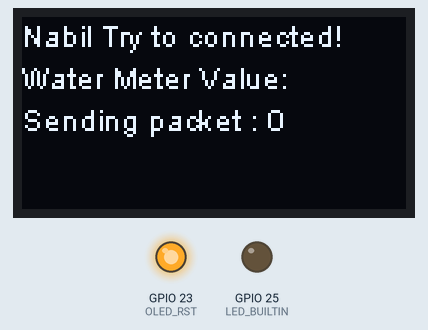
Recording of a sketch running on a simulated ESP32. On the bench: 128×64 one-colour display, output pins drawn as LEDs (lit = HIGH). No radio packets arrive unless stated; what the sketch prints to the serial monitor is not drawn.

Above: at 0.2 s.
At 7.1 s:
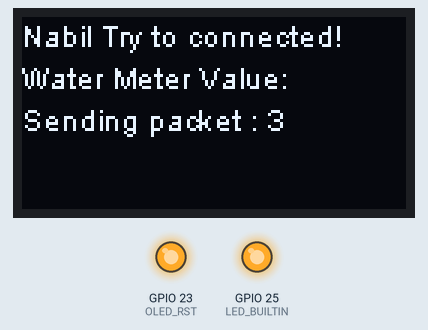
At 16.3 s:
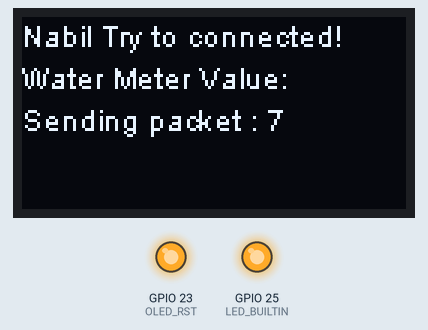
At 34.7 s:
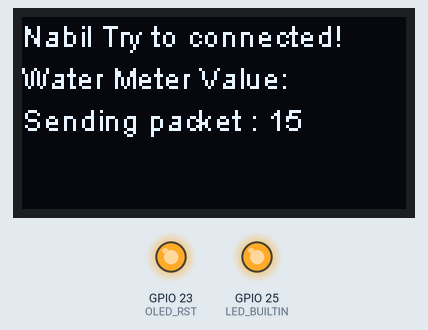
Timing chart, 0 to 40.0 s (numbered marks = the images above):
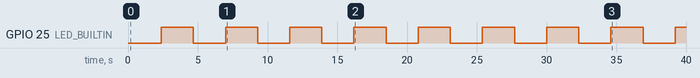

Measured:
- by itself, GPIO 25 (LED_BUILTIN): alternates HIGH for 2.3 s and LOW for 2.3 s
- what the display in image 0 shows lasts 2.3 s, from 0.1 s to 2.4 s

The sketch:

Node_WM.ino
```cpp
//modified lora library by Sandeep Mistry for TTGO ESP32 Lora
// lora Sender 915MHz V2.1-1.6
// Modified by HwThinker
#include <SPI.h>
#include <LoRa.h>
#include <Wire.h>  // Only needed for Arduino 1.6.5 and earlier
#include "SSD1306Wire.h" // legacy include: `#include "SSD1306.h"`

#define SCK     5    // GPIO5  -- lora SCK
#define MISO    19   // GPIO19 -- lora MISO
#define MOSI    27   // GPIO27 -- lora MOSI
#define SS      18   // GPIO18 -- lora CS
#define RST     12   // GPIO14 -- RESET (If Lora does not work, replace it with GPIO14)
#define DI0     26   // GPIO26 -- IRQ(Interrupt Request)
#define BAND    915E6

//replace default pin  OLED_SDA=4, OLED_SCL=15 with  OLED_SDA=21, OLED_SCL=22
#define OLED_SDA 21
#define OLED_SCL 22
#define OLED_RST 23   //try this, if problem change to 14 or 16

#define LED_BUILTIN 25

int counter = 0;
int state = 0;

// Initialize the OLED display using Wire library
SSD1306Wire  display(0x3c, OLED_SDA, OLED_SCL); // OLED_SDA=4, OLED_SCL=15

void setup() {
  // START  Oled ********
  pinMode(LED_BUILTIN, OUTPUT);
  pinMode(OLED_RST, OUTPUT);
  digitalWrite(OLED_RST, LOW);    // set GPIO16 low to reset OLED
  delay(50);
  digitalWrite(OLED_RST, HIGH); // while OLED is running, must set GPIO16 in high、

  // Initialising the UI will init the display too.
  display.init();
  display.flipScreenVertically();
  display.setFont(ArialMT_Plain_10);
  // clear the display
  display.clear();
  //  END Oled ********

  Serial.begin(115200);
  while (!Serial); //If just the the basic function, must connect to a computer

  SPI.begin(SCK, MISO, MOSI, SS);
  LoRa.setPins(SS, RST, DI0);
  Serial.println("LoRa Sender");

  if (!LoRa.begin(BAND)) {
    Serial.println("Starting LoRa failed!");
    while (1);
  }
  Serial.println("LoRa Initial OK!");
}

void loop() {

  //ukuran Form
  display.setFont(ArialMT_Plain_10);
  //colom, baris, isitext
  display.drawString(0, 0, "Nabil Try to connected!");
  display.display();

  display.setFont(ArialMT_Plain_10);
  display.drawString(0, 14, "Water Meter Value:");
  display.display();

  display.setTextAlignment(TEXT_ALIGN_LEFT);
  display.setFont(ArialMT_Plain_10);
  display.drawString(0, 28, "Sending packet : " + String(counter));
  display.display();

  Serial.print("Sending packet: ");
  Serial.println(counter);

  // send packet
  LoRa.beginPacket();
  LoRa.print("hello ");
  LoRa.print(counter);
  LoRa.endPacket();
  counter++;
  delay(2200);

  //  digitalWrite(LED_BUILTIN, (state) ? HIGH : LOW);
  //  state = !state;
  digitalWrite(LED_BUILTIN, !digitalRead(LED_BUILTIN));

  display.clear();
}
```
